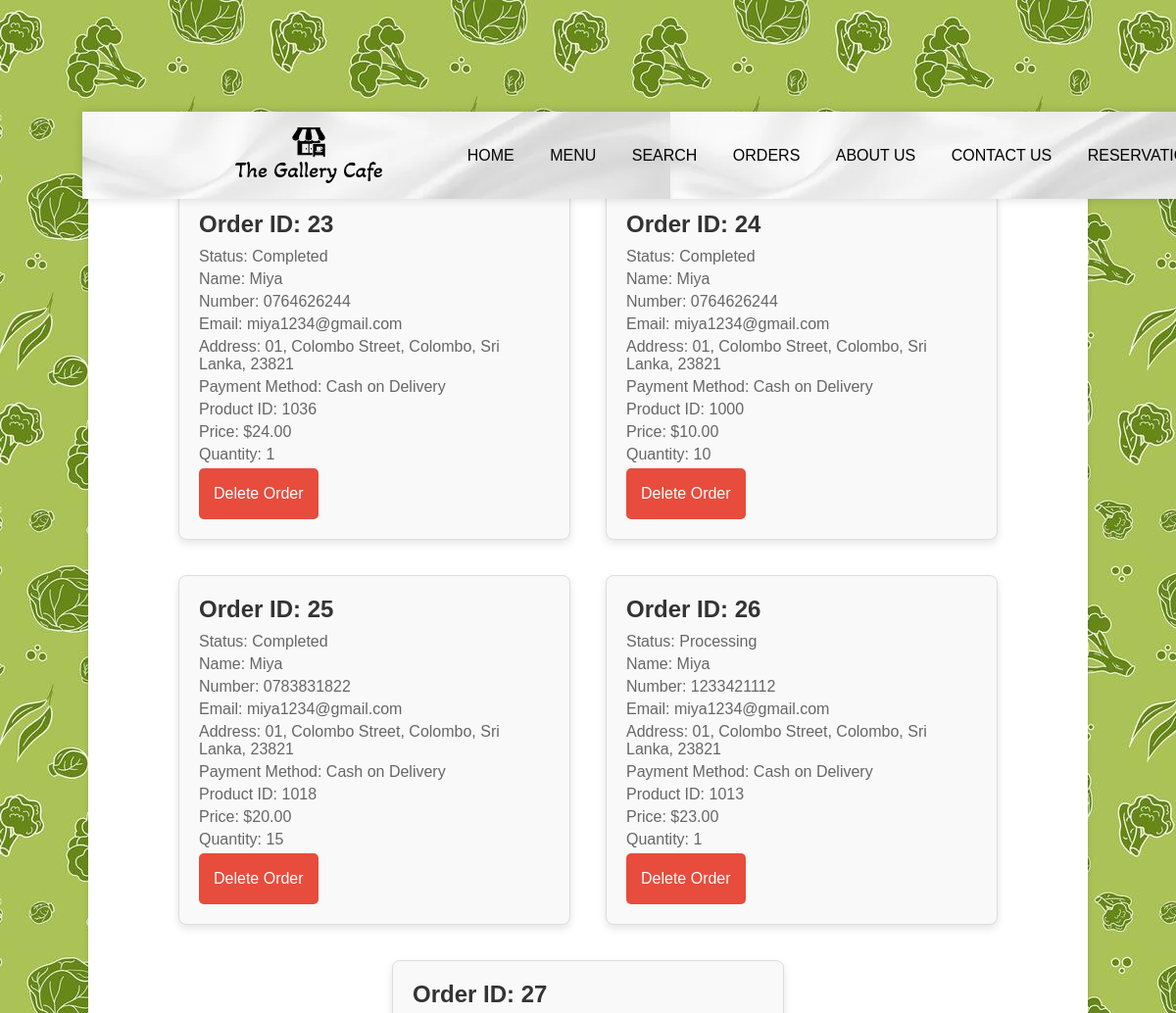
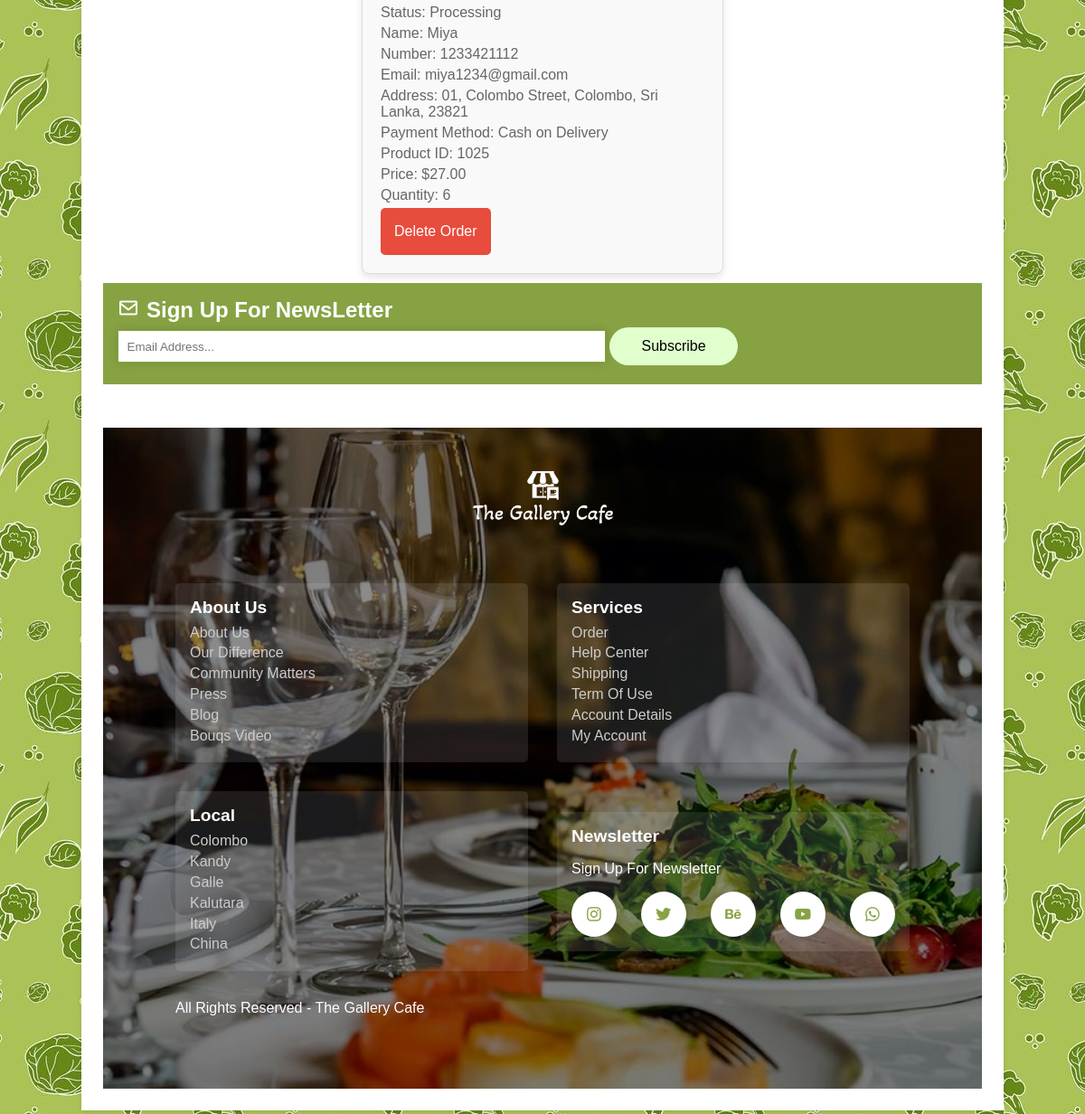
The page /orders.php (signed in) on the database its author committed (2 pictures, top to bottom).
### tables this page shows
CREATE TABLE `orders` (
  `id` int(11) NOT NULL,
  `user_id` int(11) NOT NULL,
  `name` varchar(255) NOT NULL,
  `number` varchar(50) NOT NULL,
  `email` varchar(255) NOT NULL,
  `address` text NOT NULL,
  `address_type` varchar(50) NOT NULL,
  `method` varchar(50) NOT NULL,
  `product_id` int(11) NOT NULL,
  `price` decimal(10,2) NOT NULL,
  `quantity` int(11) NOT NULL,
  `created_at` timestamp NOT NULL DEFAULT current_timestamp(),
  `status` varchar(50) NOT NULL
);

### orders.php (the view, shortened to what this page needs)
<?php
include 'connection.php';
$user_id = isset($_SESSION['user_id']) ? $_SESSION['user_id'] : '';
?>
<!DOCTYPE html>
<html lang="en">
<head>
    <link href="https://unpkg.com/boxicons@2.1.4/css/boxicons.min.css" rel="stylesheet">
</head>
<body>
    <?php include 'header.php'; ?>
    <div class="main">
        <div class="order-list">
            <?php
            try {
                $select_orders = $conn->prepare("SELECT * FROM orders WHERE user_id = ?");
                $select_orders->execute([$user_id]);
                if ($select_orders->rowCount() > 0) {
                    while ($fetch_orders = $select_orders->fetch(PDO::FETCH_ASSOC)) {
            ?>
            <div class="order-card">
                <h3>Order ID: <?=$fetch_orders['id']; ?></h3>
                <p>Status: <?=$fetch_orders['status']; ?></p>
                <p>Name: <?=$fetch_orders['name']; ?></p>
                <p>Number: <?=$fetch_orders['number']; ?></p>
                <p>Email: <?=$fetch_orders['email']; ?></p>
                <p>Address: <?=$fetch_orders['address']; ?></p>
                <p>Payment Method: <?=$fetch_orders['method']; ?></p>
                <p>Product ID: <?=$fetch_orders['product_id']; ?></p>
                <p>Price: $<?=$fetch_orders['price']; ?></p>
                <p>Quantity: <?=$fetch_orders['quantity']; ?></p>
                <form action="" method="post" onsubmit="return confirm('Are you sure you want to delete this order?');">
                    <button type="submit" name="delete_order" class="btn btn-danger">Delete Order</button>
                </form>
            </div>
            <?php
                    }
                } else {
                    echo '<p>No orders found!</p>';
                }
            } catch (PDOException $e) {
                echo 'Error: ' . $e->getMessage();
            }
            ?>
        </div>
     <?php include 'footer.php'; ?>
    </div>
</body>
</html>

### header.php (shortened to what this page needs)
<header class="header">
    <div class="container flex">
        <a href="home.php" class="logo"><img src="img/logo.png.png" alt="Logo"></a>
        <nav class="navbar">
            <a href="home.php">Home</a>
            <a href="view_menu.php">Menu</a>
            <a href="search.php">Search</a>
            <a href="orders.php">Orders</a>
            <a href="about.php">About Us</a>
            <a href="contact.php">Contact Us</a>
            <a href="reservations.php">Reservations</a>
        </nav>
    </div>
</header>

### footer.php
<div class="top-footer">
    <h2><i class="bx bx-envelope"></i>Sign Up For NewsLetter</h2>
    <div class="input-field">
        <input type="text" name="" placeholder="Email Address...">
        <button class="btn">Subscribe</button>
    </div>
</div>
<footer>
    <div class="overlay"></div>
    <div class="footer-content">
        <div class="img-box">
            <img src="img/lgo.png" alt="Gallery Cafe Logo" class="logo-footer">
        </div>
        <div class="inner-footer">
            <div class="card">
                <h3>About Us</h3>
                <ul>
                    <li>About Us</li>
                    <li>Our Difference</li>
                    <li>Community Matters</li>
                    <li>Press</li>
                    <li>Blog</li>
                    <li>Bouqs Video</li>
                </ul>
            </div>
            <div class="card">
                <h3>Services</h3>
                <ul>
                    <li>Order</li>
                    <li>Help Center</li>
                    <li>Shipping</li>
                    <li>Term Of Use</li>
                    <li>Account Details</li>
                    <li>My Account</li>
                </ul>
            </div>
            <div class="card">
                <h3>Local</h3>
                <ul>
                    <li>Colombo</li>
                    <li>Kandy</li>
                    <li>Galle</li>
                    <li>Kalutara</li>
                    <li>Italy</li>
                    <li>China</li>
                </ul>
            </div>
            <div class="card">
                <h3>Newsletter</h3>
                <p>Sign Up For Newsletter</P>
                <div class="social-links">
                    <i class="bx bxl-instagram"></i>
                    <i class="bx bxl-twitter"></i>
                    <i class="bx bxl-behance"></i>
                    <i class="bx bxl-youtube"></i>
                    <i class="bx bxl-whatsapp"></i>
            </div>
        </div>
        <div class="bottom-footer">
            <p>All Rights Reserved - The Gallery Cafe</p>
        </div>
    </div>
    </div>
</footer>

### rows shown on the page
orders: id "23", status "Completed", name "Miya", number "0764626244", email "miya1234@gmail.com", address "01, Colombo Street, Colombo, Sri Lanka, 23821", method "Cash on Delivery", product "1036", price "24.00", quantity "1"
orders: id "24", status "Completed", name "Miya", number "0764626244", email "miya1234@gmail.com", address "01, Colombo Street, Colombo, Sri Lanka, 23821", method "Cash on Delivery", product "1000", price "10.00", quantity "10"
orders: id "25", status "Completed", name "Miya", number "0783831822", email "miya1234@gmail.com", address "01, Colombo Street, Colombo, Sri Lanka, 23821", method "Cash on Delivery", product "1018", price "20.00", quantity "15"
orders: id "26", status "Processing", name "Miya", number "1233421112", email "miya1234@gmail.com", address "01, Colombo Street, Colombo, Sri Lanka, 23821", method "Cash on Delivery", product "1013", price "23.00", quantity "1"
orders: id "27", status "Processing", name "Miya", number "1233421112", email "miya1234@gmail.com", address "01, Colombo Street, Colombo, Sri Lanka, 23821", method "Cash on Delivery", product "1025", price "27.00", quantity "6"
